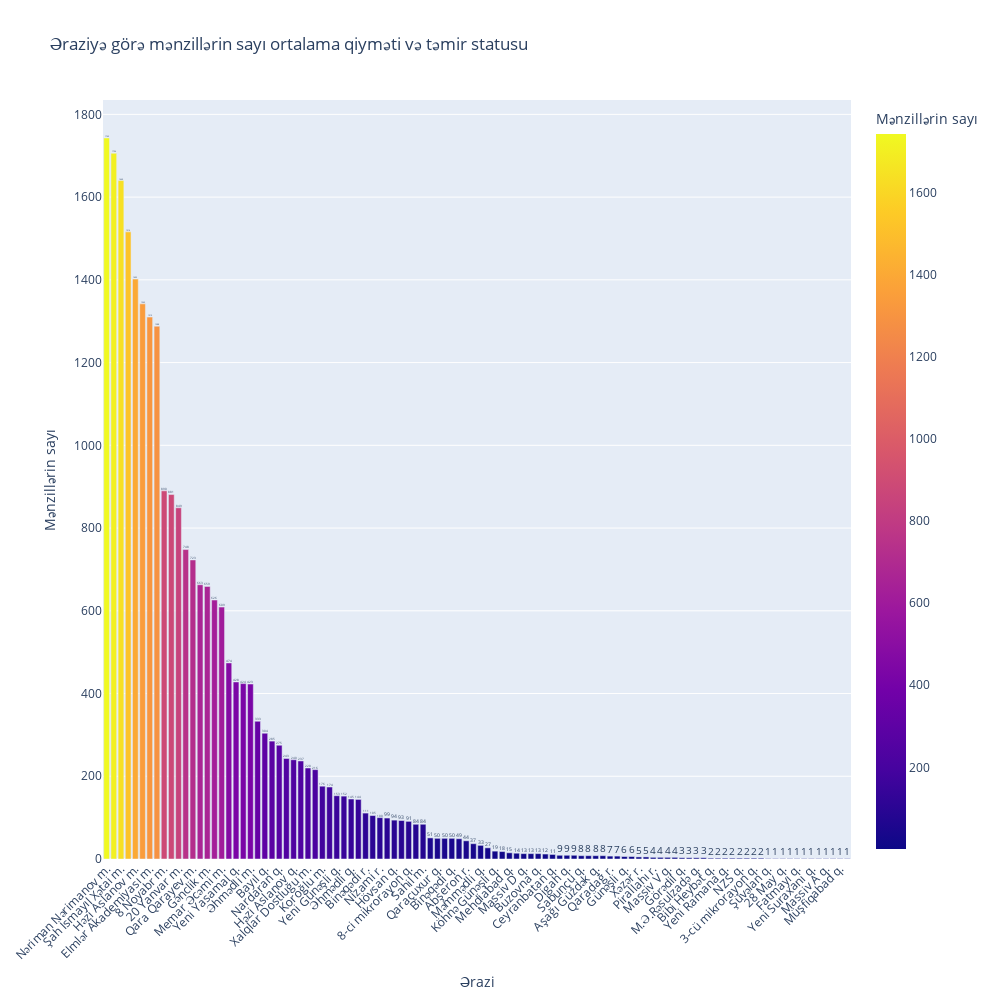

Notebook source saved alongside this figure:
### Markdown cell above
### Number of apartments based on location

- This section creates a bar chart to visualize the number of apartments in different locations, categorized by their condition (renovated or unrenovated), along with their median price. First, the data is grouped by location and condition to count apartments and calculate their median prices. A pivot table is created to restructure the data for bar chart visualization, with additional columns for totals and condition-specific counts. The data is then sorted by total count for better readability. The bar chart is generated using plotly.express, with hover labels providing details such as location, count, and median price. The layout is customized to include labeled axes, angled x-axis labels, and text annotations on the bars, making the visualization clear and informative.


- The bar chart shows a skewed distribution of apartments, with locations like Nizami q. and Yasamal q. having the highest counts, indicating concentrated real estate activity in these areas. The sharp decline in counts for other locations highlights less populated regions. The color scale effectively differentiates high-demand areas, providing valuable insights for targeted real estate investments or marketing efforts.

### Code cell
#Bar graph to show number of apartments and their condition status when hover 

new_df=final_df.groupby('Location',as_index=False)['Condition'].value_counts()

average_df=final_df.groupby('Location', as_index=False)['Price'].median()

# Pivot the DataFrame to get counts for each condition
pivot_df = new_df.pivot_table(
    index='Location',    
    columns='Condition',
    values='count',
    fill_value=0
)

# Rename columns for clarity                 
pivot_df.columns = ['Təmirli', 'Təmirsiz']   

# Add a Total column
pivot_df['Total'] = pivot_df['Təmirli'] + pivot_df['Təmirsiz'] 

merged_df = pd.merge(average_df, pivot_df, on='Location')


merged_df[['Təmirli','Təmirsiz','Total']]= merged_df[['Təmirli','Təmirsiz','Total']].astype(int)
                                                                 
# Reset index to turn the location into a column again              
merged_df.reset_index(inplace=True)

# Sort DataFrame by 'Total' in ascending order
pivot_sorted_df = merged_df.sort_values(by='Total',ascending=False)


fig = px.bar(
    pivot_sorted_df, 
    x='Location', 
    y='Total', 
    text='Total',  # Add text labels to bars
    title='Əraziyə görə mənzillərin sayı ortalama qiyməti və təmir statusu',
    labels={'Location': 'Ərazi','Total': 'Mənzillərin sayı','Price':'Ortalama qiymət'},  # Axis label customization
    color='Total', 
    hover_data={
        'Location': True,  # Display location on hover
        'Təmirli': True,   # Display Təmirli count on hover
        'Price': True,  # Display Təmirsiz count on hover
        'Total': True       # Display Total count on hover
    }
)

# Customize the layout
fig.update_layout(
    xaxis_title='Ərazi',
    yaxis_title='Mənzillərin sayı',
    xaxis_tickangle=-45,  # Tilt the x-axis labels if they are long
    width=1000,
    height=1000
)

# Add text labels on bars
fig.update_traces(texttemplate='%{text}', textposition='outside')

### Figure 1 — Plotly figure (JSON) as saved in the notebook; plotly's stock layout.template omitted (floating-point values rounded to 4 significant figures; data arrays with more than 128 entries replaced by an {"elided": "..."} marker saying what was removed)
{"data": [{"alignmentgroup": "True", "customdata": {"elided": "104x2 int values"}, "hovertemplate": "Ərazi=%{x}<br>Mənzillərin sayı=%{marker.color}<br>Təmirli=%{customdata[0]}<br>Ortalama qiymət=%{customdata[1]}<extra></extra>", "legendgroup": "", "marker": {"color": [1743, 1706, 1640, 1516, 1402, 1342, 1310, 1288, 890, 881, 849, 748, 723, 663, 659, 626, 609, 474, 428, 424, 423, 333, 304, 285, 275, 243, 240, 237, 220, 216, 176, 174, 153, 152, 145, 144, 111, 105, 100, 99, 94, 93, 91, 84, 84, 51, 50, 50, 50, 49, 44, 37, 33, 27, 19, 18, 15, 14, 13, 13, 13, 12, 11, 9, 9, 9, 8, 8, 8, 8, 7, 7, 6, 6, 5, 5, 4, 4, 4, 4, 3, 3, 3, 3, 2, 2, 2, 2, 2, 2, 2, 2, 1, 1, 1, 1, 1, 1, 1, 1, 1, 1, 1, 1], "coloraxis": "coloraxis", "pattern": {"shape": ""}}, "name": "", "offsetgroup": "", "orientation": "v", "showlegend": false, "text": [1743, 1706, 1640, 1516, 1402, 1342, 1310, 1288, 890, 881, 849, 748, 723, 663, 659, 626, 609, 474, 428, 424, 423, 333, 304, 285, 275, 243, 240, 237, 220, 216, 176, 174, 153, 152, 145, 144, 111, 105, 100, 99, 94, 93, 91, 84, 84, 51, 50, 50, 50, 49, 44, 37, 33, 27, 19, 18, 15, 14, 13, 13, 13, 12, 11, 9, 9, 9, 8, 8, 8, 8, 7, 7, 6, 6, 5, 5, 4, 4, 4, 4, 3, 3, 3, 3, 2, 2, 2, 2, 2, 2, 2, 2, 1, 1, 1, 1, 1, 1, 1, 1, 1, 1, 1, 1], "textposition": "outside", "texttemplate": "%{text}", "type": "bar", "x": ["Nəriman Nərimanov m.", "İnşaatçılar m.", "Şah İsmayıl Xətai m.", "Nəsimi r.", "Həzi Aslanov m.", "28 May m.", "Elmlər Akademiyası m.", "Nərimanov r.", "8 Noyabr m.", "Nizami m.", "20 Yanvar m.", "Masazır q.", "Qara Qarayev m.", "Xətai r.", "Gənclik m.", "Ağ şəhər q.", "Memar Əcəmi m.", "Neftçilər m.", "Yeni Yasamal q.", "Azadlıq Prospekti m.", "Əhmədli m.", "Yasamal r.", "Bayıl q.", "Bakıxanov q.", "Nardaran q.", "Nəsimi m.", "Həzi Aslanov q.", "İçəri Şəhər m.", "Xalqlar Dostluğu m.", "Badamdar q.", "Koroğlu m.", "Yasamal q.", "Yeni Günəşli q.", "7-ci mikrorayon q.", "Əhmədli q.", "Səbail r.", "Binəqədi r.", "Dərnəgül m.", "Nizami r.", "9-cu mikrorayon q.", "Hövsan q.", "Avtovağzal m.", "8-ci mikrorayon q.", "Biləcəri q.", "Sahil m.", "8-ci kilometr q.", "Qaraçuxur q.", "Zığ q.", "Binəqədi q.", "Lökbatan q.", "Abşeron r.", "Sabunçu r.", "Məmmədli q.", "Şıxov q.", "Köhnə Günəşli q.", "Kubinka q.", "Mehdiabad q.", "Saray q.", "Massiv D q.", "Suraxanı r.", "Buzovna q.", "Bakmil m.", "Ceyranbatan q.", "Suraxanı q.", "Digah q.", "Zabrat q.", "Sabunçu q.", "Əmircan q.", "Aşağı Güzdək q.", "Böyükşor q.", "Qaradağ r.", "Xocəsən q.", "Günəşli q.", "Xutor q.", "Xəzər r.", "6-cı mikrorayon q.", "Pirallahı r.", "Ramana q.", "Massiv V q.", "Binə q.", "Görədil q.", "2-ci mikrorayon q.", "M.Ə.Rəsulzadə q.", "20-ci sahə q.", "Bibi Heybət q.", "5-ci mikrorayon q.", "Yeni Ramana q.", "Ulduz m.", "NZS q.", "Hökməli q.", "3-cü mikrorayon q.", "Mərdəkan q.", "Şüvəlan q.", "4-cü mikrorayon q.", "28 May q.", "Novxanı q.", "Fatmayı q.", "Bilgəh q.", "Yeni Suraxanı q.", "Bülbülə q.", "Massiv A q.", "Massiv G q.", "Müşfiqabad q.", "1-ci mikrorayon q."], "xaxis": "x", "y": [1743, 1706, 1640, 1516, 1402, 1342, 1310, 1288, 890, 881, 849, 748, 723, 663, 659, 626, 609, 474, 428, 424, 423, 333, 304, 285, 275, 243, 240, 237, 220, 216, 176, 174, 153, 152, 145, 144, 111, 105, 100, 99, 94, 93, 91, 84, 84, 51, 50, 50, 50, 49, 44, 37, 33, 27, 19, 18, 15, 14, 13, 13, 13, 12, 11, 9, 9, 9, 8, 8, 8, 8, 7, 7, 6, 6, 5, 5, 4, 4, 4, 4, 3, 3, 3, 3, 2, 2, 2, 2, 2, 2, 2, 2, 1, 1, 1, 1, 1, 1, 1, 1, 1, 1, 1, 1], "yaxis": "y"}], "layout": {"barmode": "relative", "coloraxis": {"colorbar": {"title": {"text": "Mənzillərin sayı"}}, "colorscale": [[0, "#0d0887"], [0.1111, "#46039f"], [0.2222, "#7201a8"], [0.3333, "#9c179e"], [0.4444, "#bd3786"], [0.5556, "#d8576b"], [0.6667, "#ed7953"], [0.7778, "#fb9f3a"], [0.8889, "#fdca26"], [1, "#f0f921"]]}, "height": 1000, "legend": {"tracegroupgap": 0}, "title": {"text": "Əraziyə görə mənzillərin sayı ortalama qiyməti və təmir statusu"}, "width": 1000, "xaxis": {"anchor": "y", "autorange": true, "domain": [0, 1], "range": [-0.5, 103.5], "tickangle": -45, "title": {"text": "Ərazi"}, "type": "category"}, "yaxis": {"anchor": "x", "autorange": true, "domain": [0, 1], "range": [0, 1835.0], "title": {"text": "Mənzillərin sayı"}, "type": "linear"}}}
